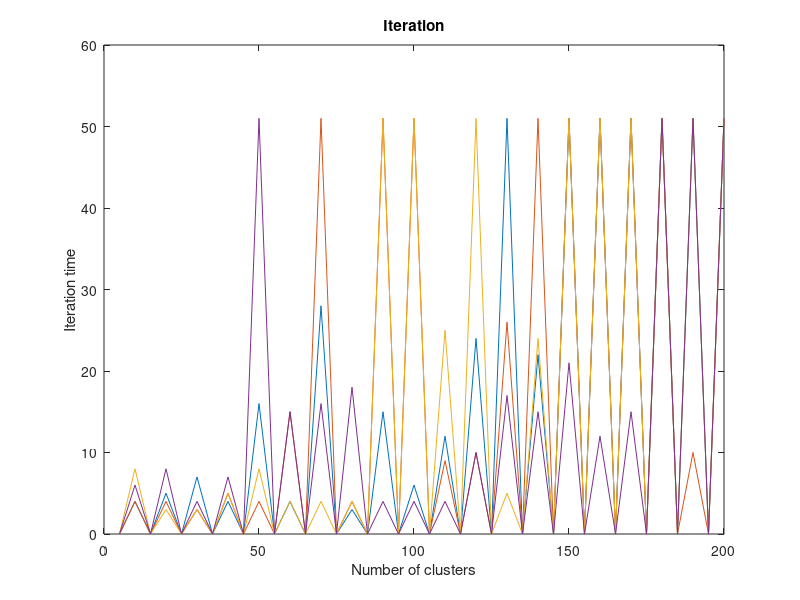
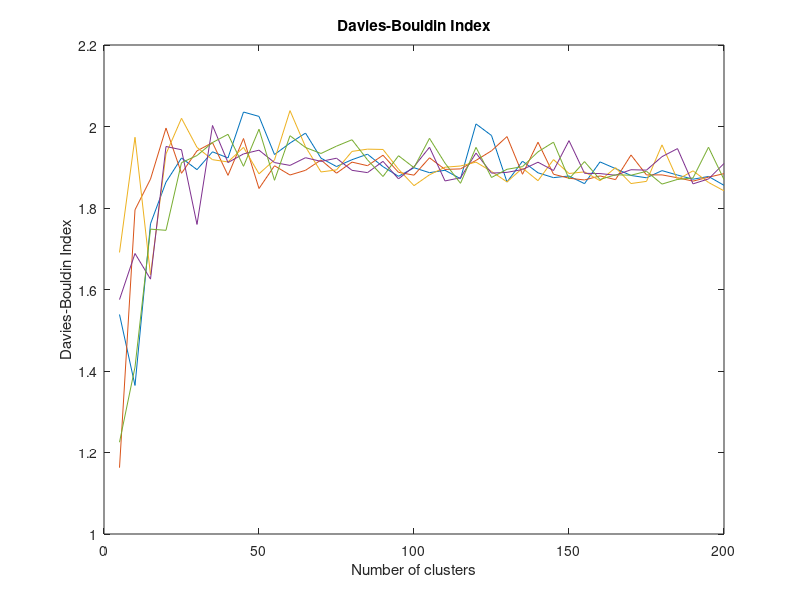
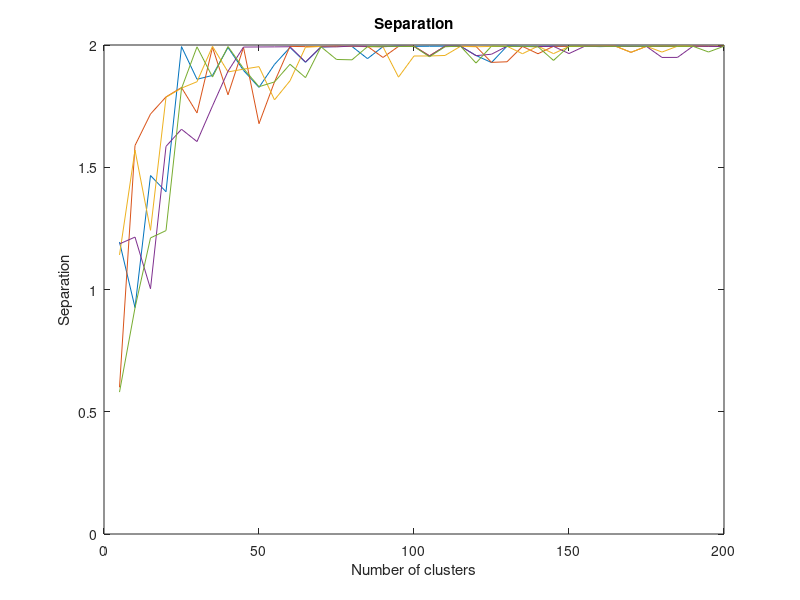
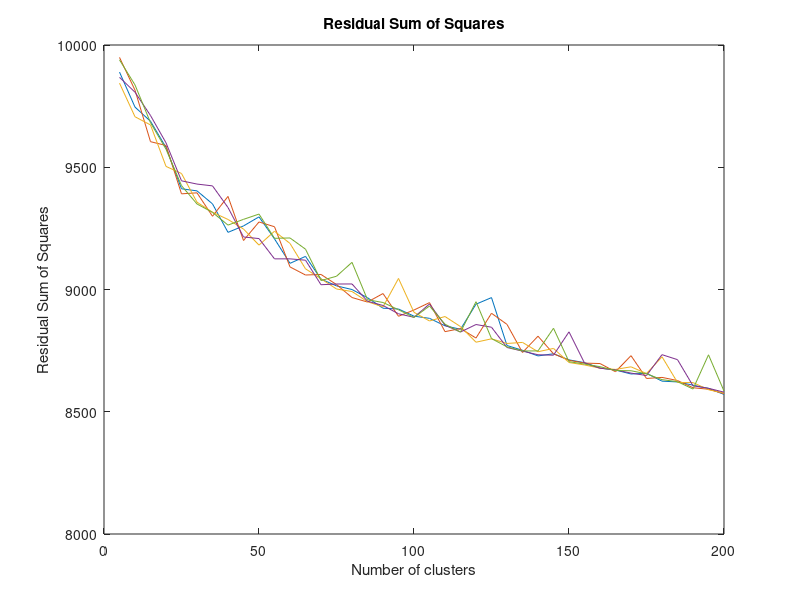

Here is the MATLAB script that generated these plots, in order:
rss1 = [ 9889.180638 9746.066876 9688.116571 9581.121145 9411.954571 9403.393390 9350.201864 9233.710392 9260.004380 9297.063843 9207.124741 9107.013113 9135.446796 9042.485439 9014.874870 8999.933570 8966.387551 8923.486171 8920.158073 8890.941539 8882.057320 8851.527794 8837.380832 8939.936006 8966.897039 8770.875922 8751.372493 8728.339525 8737.170565 8712.187520 8700.873424 8678.730087 8670.645524 8654.476172 8657.281325 8625.158991 8621.999928 8608.714911 8595.520566 8570.955564 ]
sp1 = [ 1.194309 0.926278 1.466094 1.399903 1.993439 1.859856 1.875613 1.989873 1.896259 1.826735 1.920592 1.990003 1.929177 1.991692 1.994309 1.993915 1.944279 1.993434 1.994992 1.994515 1.994926 1.995152 1.995240 1.957208 1.928287 1.995405 1.994375 1.994376 1.994998 1.995017 1.995084 1.993386 1.994751 1.994260 1.994493 1.993914 1.994703 1.994775 1.994954 1.994072 ]
db1 = [ 1.538632 1.364567 1.761295 1.863549 1.922806 1.894134 1.937899 1.922894 2.035509 2.024779 1.931167 1.959323 1.983809 1.922302 1.901756 1.918540 1.932030 1.901431 1.877683 1.898827 1.886697 1.892605 1.871876 2.006337 1.977883 1.863778 1.914876 1.886353 1.874524 1.878561 1.859722 1.913138 1.896694 1.879844 1.874168 1.891707 1.880839 1.870661 1.877411 1.855688 ]
it1 = [ 6 7 6 4 501 20 4 18 4 4 12 501 16 501 501 17 501 501 501 501 501 501 501 501 16 501 501 501 501 501 501 501 501 501 501 501 501 501 501 501 ]
x = [5 10 15 20 25 30 35 40 45 50 55 60 65 70 75 80 85 90 95 100 105 110 115 120 125 130 135 140 145 150 155 160 165 170 175 180 185 190 195 200 ]

rss2 = [ 9949.172436 9815.309151 9604.631605 9589.100044 9391.254106 9395.368620 9299.533970 9380.712966 9200.446131 9276.236447 9256.697674 9092.351394 9059.262720 9061.585162 9020.156781 8967.180935 8948.700521 8983.468534 8890.477855 8916.153735 8946.395446 8827.659378 8840.203194 8801.477590 8902.849887 8857.296821 8742.397171 8809.046612 8737.000232 8710.627900 8698.969268 8697.143466 8663.644769 8729.423951 8636.113124 8640.507933 8627.709780 8598.163601 8592.183951 8573.974197 ]
sp2 = [ 0.600000 1.588866 1.717713 1.787664 1.826065 1.722116 1.990238 1.796337 1.989893 1.678208 1.849077 1.994286 1.993417 1.993916 1.995390 1.993692 1.994326 1.949081 1.994290 1.995335 1.956164 1.994732 1.994412 1.994118 1.928968 1.931357 1.994246 1.964188 1.994774 1.994698 1.995198 1.995080 1.995392 1.969968 1.994561 1.995304 1.995011 1.995169 1.994778 1.994309 ]
db2 = [ 1.162756 1.795585 1.871008 1.996168 1.885205 1.940248 1.960468 1.880103 1.970470 1.847813 1.903659 1.880970 1.892502 1.917841 1.885475 1.912628 1.903833 1.929521 1.887549 1.880583 1.923210 1.894696 1.895965 1.916839 1.940381 1.975299 1.882811 1.961441 1.882875 1.873092 1.868831 1.878705 1.869691 1.930069 1.881153 1.881255 1.874180 1.865935 1.875649 1.884335 ]
it2 = [ 0 4 0 5 0 7 0 4 0 16 0 4 0 28 0 3 0 15 0 6 0 12 0 24 0 51 0 22 0 51 0 51 0 51 0 51 0 51 0 51 ]


rss3 = [ 9844.009187 9706.543497 9673.079255 9503.491904 9474.461169 9357.121839 9316.037602 9286.465996 9247.265793 9181.561878 9238.340912 9188.377325 9084.633033 9043.933239 9002.055610 8991.827813 8950.066904 8928.912662 9045.201959 8906.723284 8871.288912 8889.459820 8848.314522 8784.424983 8798.282934 8779.272555 8783.624718 8745.532717 8758.975052 8701.336947 8691.335732 8678.334130 8673.128462 8683.793095 8656.104912 8724.852812 8619.773652 8619.272105 8590.101108 8576.255305 ]
sp3 = [ 1.141265 1.570153 1.242195 1.786325 1.823610 1.849747 1.994526 1.889843 1.901187 1.911446 1.775529 1.853559 1.991074 1.994198 1.993651 1.994523 1.993093 1.992461 1.868543 1.955055 1.955167 1.957205 1.994534 1.992852 1.994202 1.994861 1.964359 1.995270 1.964702 1.993903 1.994374 1.994870 1.994913 1.970166 1.994794 1.971090 1.995263 1.994821 1.994647 1.995204 ]
db3 = [ 1.690929 1.973581 1.635868 1.932676 2.020131 1.948715 1.918586 1.913047 1.948869 1.883877 1.918080 2.038975 1.950214 1.888478 1.893437 1.938874 1.944430 1.943680 1.895102 1.854858 1.881466 1.900075 1.903126 1.912609 1.889708 1.864004 1.897835 1.867041 1.918760 1.884700 1.888675 1.867059 1.899005 1.860035 1.865343 1.954927 1.869583 1.891233 1.862737 1.842155 ]
it3 = [ 0 4 0 4 0 3 0 5 0 4 0 15 0 51 0 4 0 51 0 51 0 9 0 10 0 26 0 51 0 51 0 51 0 51 0 51 0 10 0 51 ]

rss4 = [ 9867.801619 9806.964389 9711.574888 9600.009640 9444.531291 9431.226857 9423.826383 9335.334933 9214.905584 9208.291290 9125.340049 9125.379503 9119.860279 9019.504999 9022.470176 9022.665837 8951.949007 8934.630580 8900.648989 8886.314691 8940.730143 8853.827813 8826.158673 8856.781216 8845.728501 8762.771554 8747.963656 8733.152226 8731.287635 8826.798410 8699.234673 8678.003231 8671.305759 8658.065562 8648.134717 8733.474272 8713.096871 8606.108707 8596.031665 8580.082535 ]
sp4 = [ 1.186516 1.214345 1.003166 1.585303 1.655529 1.605042 1.750901 1.892718 1.991619 1.991999 1.992363 1.992914 1.930594 1.992499 1.992414 1.995520 1.993989 1.993240 1.995166 1.994171 1.954699 1.995169 1.995193 1.956450 1.962314 1.994947 1.993756 1.993469 1.994635 1.964936 1.994580 1.994740 1.994794 1.994395 1.994060 1.949126 1.949294 1.995286 1.994413 1.993662 ]
db4 = [ 1.575293 1.688391 1.625497 1.950943 1.942924 1.759685 2.002482 1.911507 1.932731 1.941924 1.911493 1.904534 1.923434 1.914370 1.922175 1.892449 1.886835 1.914458 1.871526 1.901496 1.949022 1.866421 1.874218 1.934816 1.885549 1.887509 1.894397 1.912376 1.891958 1.965312 1.885130 1.884517 1.880379 1.893925 1.892948 1.926008 1.945782 1.859236 1.871339 1.909212 ]
it4 = [ 0 8 0 3 0 3 0 5 0 8 0 4 0 4 0 4 0 51 0 51 0 25 0 51 0 5 0 24 0 51 0 51 0 51 0 51 0 51 0 51 ]

rss5 = [ 9939.276363 9836.799646 9682.205015 9573.803409 9424.854618 9349.817396 9315.450774 9263.366781 9286.916833 9308.466453 9209.354901 9210.799114 9164.982097 9036.690818 9054.189284 9111.059031 8958.273123 8946.876149 8917.184583 8885.569984 8932.634523 8858.058708 8825.844321 8950.112269 8799.297681 8765.386522 8748.661567 8748.828041 8841.422573 8704.862242 8694.945756 8684.379428 8668.693837 8667.703747 8655.090185 8631.353360 8622.988601 8592.843590 8732.914656 8584.683676 ]
sp5 = [ 0.580388 0.924940 1.211024 1.240897 1.822129 1.992481 1.868965 1.993714 1.903916 1.829480 1.848938 1.921205 1.866607 1.992711 1.940841 1.939385 1.993216 1.995061 1.994144 1.994128 1.951699 1.992886 1.995324 1.926292 1.995396 1.994046 1.994522 1.992791 1.936909 1.994976 1.994737 1.995218 1.994285 1.995202 1.994307 1.995618 1.994656 1.994747 1.971434 1.994954 ]
db5 = [ 1.225213 1.409643 1.748139 1.745268 1.911269 1.928749 1.960655 1.980807 1.902327 1.993352 1.868008 1.977428 1.948477 1.933790 1.951807 1.967513 1.918148 1.877311 1.928285 1.899051 1.970914 1.910095 1.860613 1.948815 1.874902 1.895015 1.901510 1.937814 1.961581 1.871555 1.913821 1.869940 1.881603 1.880405 1.890000 1.858702 1.870156 1.873709 1.949168 1.869864 ]
it5 = [ 0 6 0 8 0 4 0 7 0 51 0 15 0 16 0 18 0 4 0 4 0 4 0 10 0 17 0 15 0 21 0 12 0 15 0 51 0 51 0 51 ]


fig = figure
plot(x, it2, x, it3, x, it4, x, it5);
xlabel('Number of clusters')
ylabel('Iteration time')
title('Iteration')
print(fig, 'Iteration','-dpng')

fig = figure
plot(x, db1, x, db2, x, db3, x, db4, x, db5);
title('Davies-Bouldin Index')
xlabel('Number of clusters')
ylabel('Davies-Bouldin Index')
print(fig, 'db','-dpng')

fig = figure
plot(x, sp1, x, sp2, x, sp3, x, sp4, x, sp5);
title('Separation')
xlabel('Number of clusters')
ylabel('Separation')
print(fig, 'sp','-dpng')


fig = figure
plot(x, rss1, x, rss2, x, rss3, x, rss4, x, rss5);
title('Residual Sum of Squares')
xlabel('Number of clusters')
ylabel('Residual Sum of Squares')
print(fig, 'rss','-dpng')


% figure
% plot(x, db, 'r', x, sp, 'b')
% title('db and sp');

fig = figure
db = (db1 + db2 + db3 + db4 + db5) / 5;
plot(x, db)
title('Average Davies-Bouldin Index')
xlabel('Number of clusters')
ylabel('Davies-Bouldin Index')
print(fig, 'avg_db','-dpng')


sp = (sp1 + sp2 + sp3 + sp4 + sp5) / 5;
fig = figure
plot(x, sp)
title('Averrage Separation')
xlabel('Number of clusters')
ylabel('Separation')
print(fig, 'avg_sp','-dpng')


rss = (rss1 + rss2 + rss3 + rss4 + rss5) / 5;
fig = figure
plot(x, rss)
title('Average Residual Sum of Squares')
xlabel('Number of clusters')
ylabel('Residual Sum of Squares')
print(fig, 'avg_rss','-dpng')
